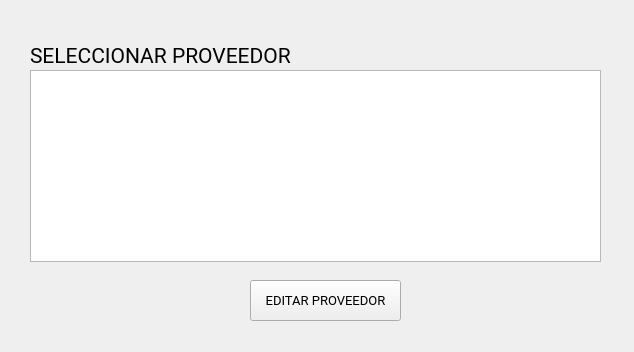
<?xml version="1.0" encoding="UTF-8"?>
<ui version="4.0">
 <class>Ventana_listaProveedores</class>
 <widget class="QWidget" name="Ventana_listaProveedores">
  <property name="geometry">
   <rect>
    <x>0</x>
    <y>0</y>
    <width>634</width>
    <height>352</height>
   </rect>
  </property>
  <property name="windowTitle">
   <string>Lista de proveedores para su edición</string>
  </property>
  <widget class="QLabel" name="label">
   <property name="geometry">
    <rect>
     <x>30</x>
     <y>40</y>
     <width>271</width>
     <height>31</height>
    </rect>
   </property>
   <property name="font">
    <font>
     <family>Roboto</family>
     <pointsize>16</pointsize>
    </font>
   </property>
   <property name="text">
    <string>SELECCIONAR PROVEEDOR</string>
   </property>
  </widget>
  <widget class="QTableWidget" name="table_proveedores">
   <property name="geometry">
    <rect>
     <x>30</x>
     <y>70</y>
     <width>571</width>
     <height>192</height>
    </rect>
   </property>
  </widget>
  <widget class="QPushButton" name="boton_Editar">
   <property name="geometry">
    <rect>
     <x>250</x>
     <y>280</y>
     <width>151</width>
     <height>41</height>
    </rect>
   </property>
   <property name="font">
    <font>
     <family>Roboto</family>
     <pointsize>10</pointsize>
    </font>
   </property>
   <property name="text">
    <string>EDITAR PROVEEDOR</string>
   </property>
  </widget>
 </widget>
 <resources/>
 <connections/>
</ui>
